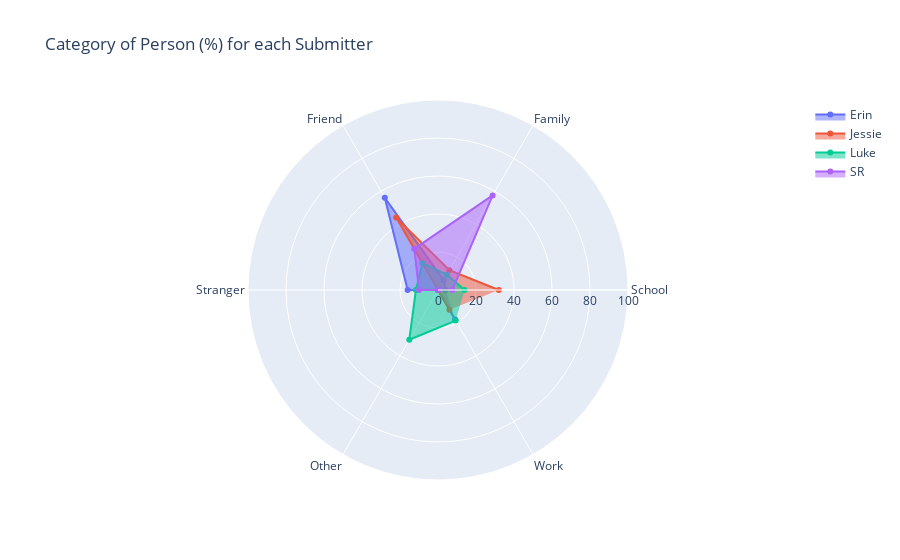

The notebook cell this image was saved under:
### Code cell
# https://plotly.github.io/plotly.py-docs/generated/plotly.graph_objects.Scatterpolar.html
def createSpiderPlot(df):
    categories = ['School','Family','Friend','Stranger','Other','Work']
    SubmittersList = df['Submitter'].unique()

    fig = go.Figure()

    # plot web for each submitter
    for i in range(0,len(SubmittersList)):
        submitterName = SubmittersList[i]
        Submitter = all_df[all_df['Submitter'] == submitterName]
        
        # find submitter's percentage for each type of person interaction
        percentages = []
        for types in categories:
            typeTotal = len(Submitter[Submitter["General Category of Person"] == types])
            percentage = typeTotal / len(Submitter)
            percentages.append(percentage * 100)
        
        # add web trace with the percentages
        # https://plotly.github.io/plotly.py-docs/generated/plotly.graph_objects.Scatterpolar.html
        # can change color, adding attribute line:
            # line={'color':'red'}
        fig.add_trace(go.Scatterpolar(
              r=percentages,
              theta=categories,
              fill='toself',
              name=submitterName
        ))

    fig.update_layout(
        title="Category of Person (%) for each Submitter",
      polar=dict(
        radialaxis=dict(
          visible=True,
          range=[0, 100]
        )),
      showlegend=True
    )
    fig.show()

createSpiderPlot(all_df)

### Figure 1 — Plotly figure (JSON) as saved in the notebook; plotly's stock layout.template omitted (floating-point values rounded to 4 significant figures)
{"data": [{"fill": "toself", "name": "Erin", "r": [4, 6, 56.0, 16, 0, 18], "theta": ["School", "Family", "Friend", "Stranger", "Other", "Work"], "type": "scatterpolar"}, {"fill": "toself", "name": "Jessie", "r": [32, 12, 44, 0, 0, 12], "theta": ["School", "Family", "Friend", "Stranger", "Other", "Work"], "type": "scatterpolar"}, {"fill": "toself", "name": "Luke", "r": [13.95, 9.302, 16.28, 11.63, 30.23, 18.6], "theta": ["School", "Family", "Friend", "Stranger", "Other", "Work"], "type": "scatterpolar"}, {"fill": "toself", "name": "SR", "r": [7.5, 57.5, 25, 10, 0, 0], "theta": ["School", "Family", "Friend", "Stranger", "Other", "Work"], "type": "scatterpolar"}], "layout": {"polar": {"radialaxis": {"range": [0, 100], "visible": true}}, "showlegend": true, "title": {"text": "Category of Person (%) for each Submitter"}}}
